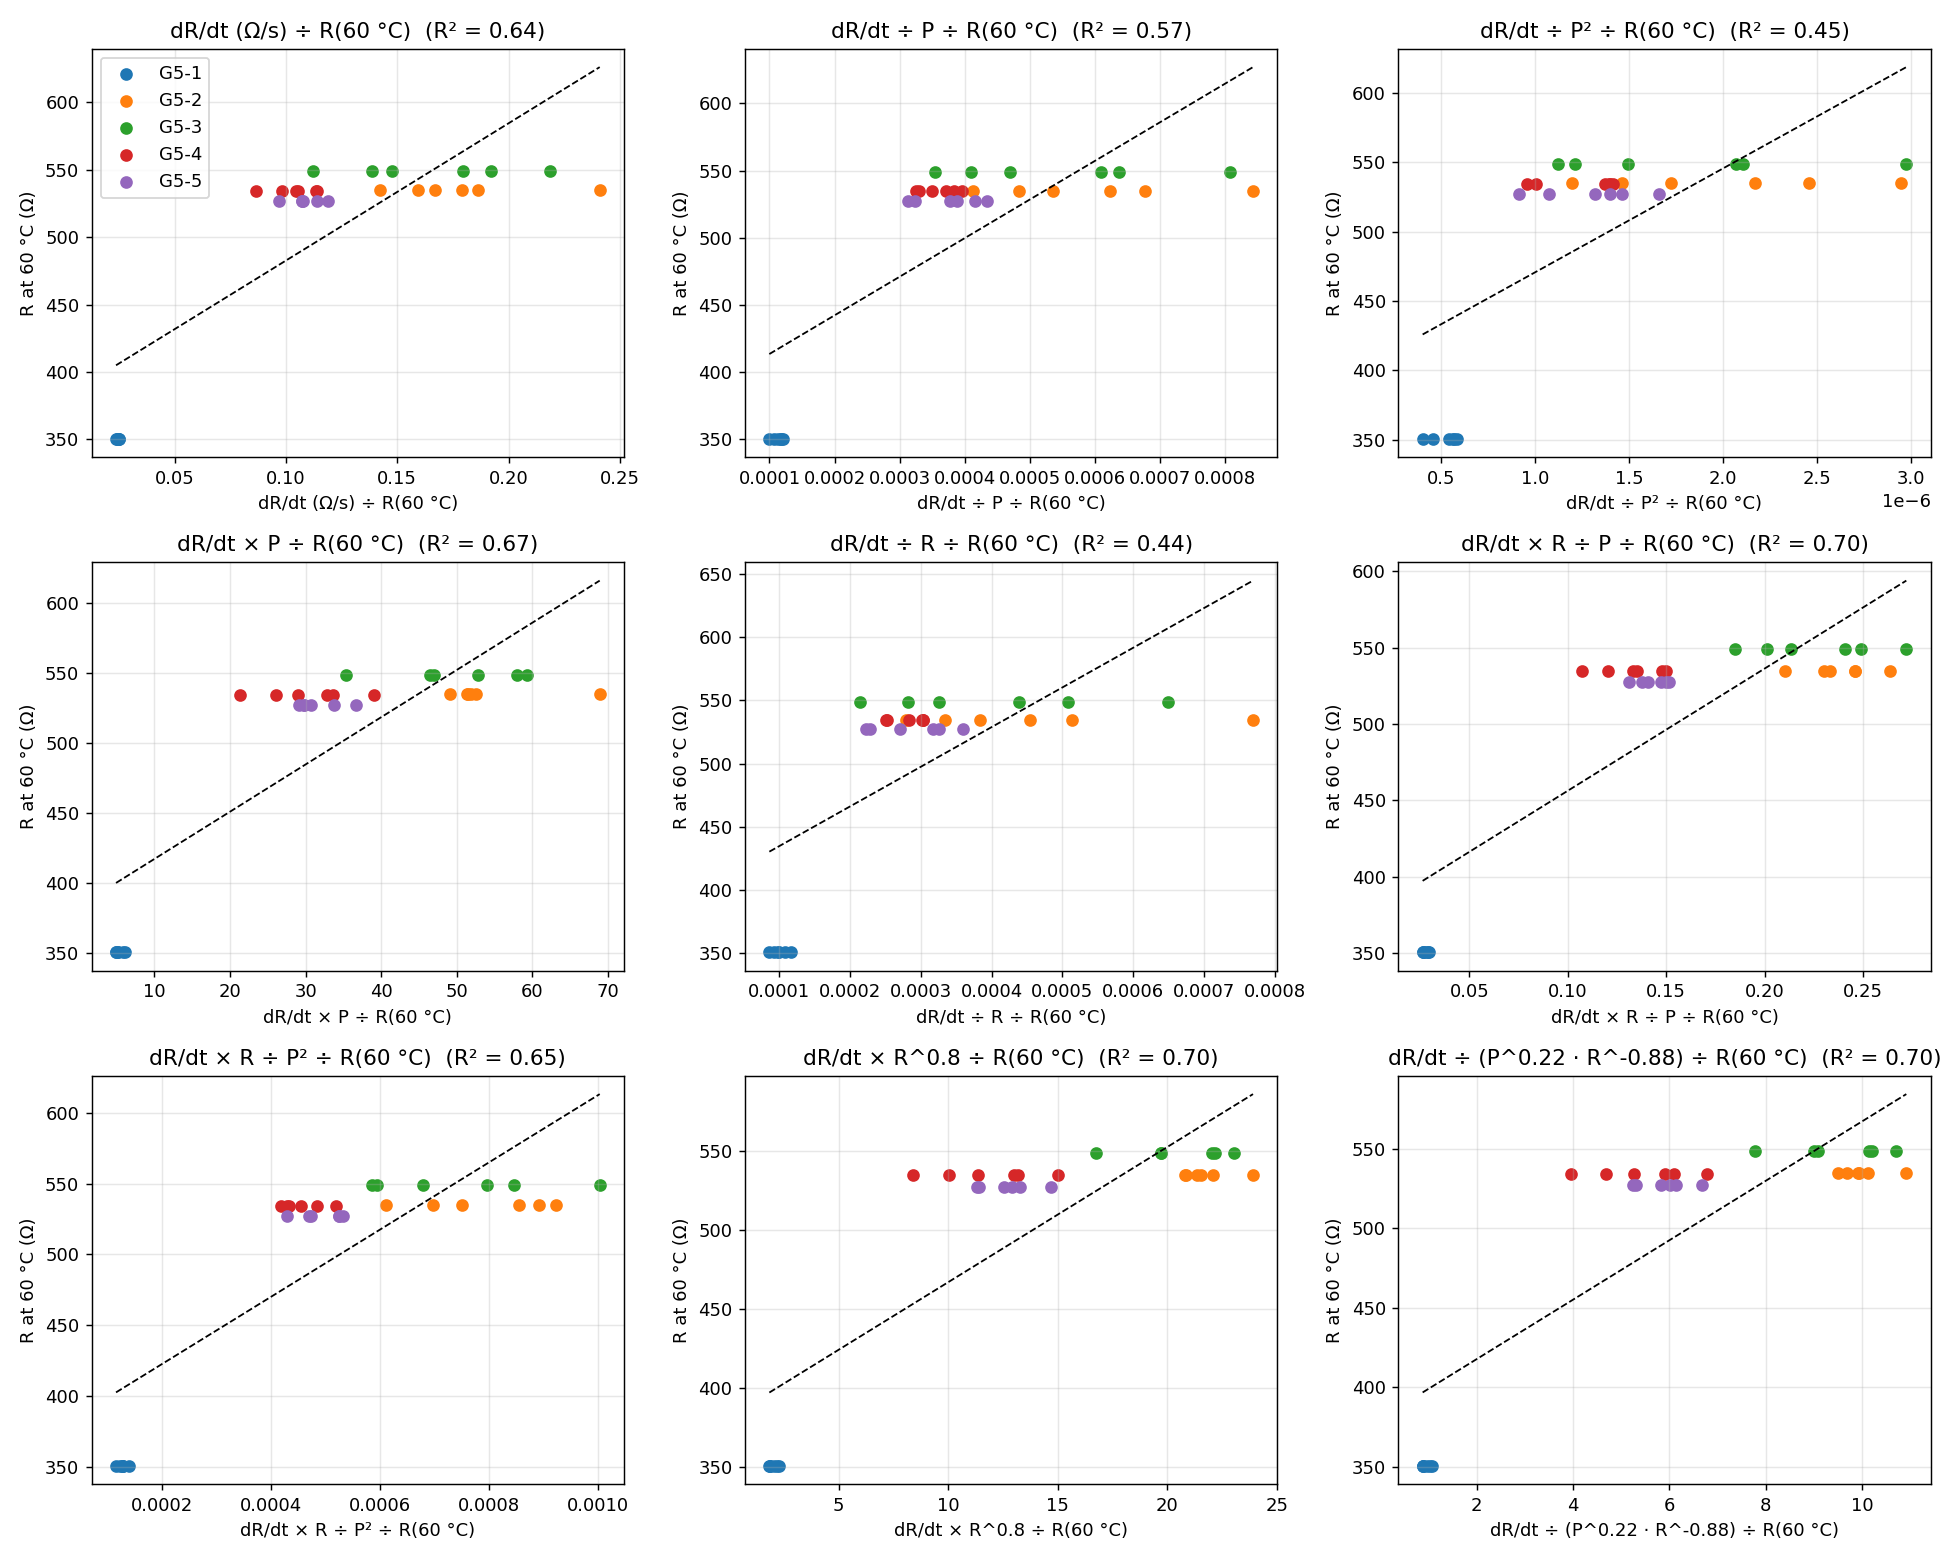

The script that saved this image:
"""Scatter: x = candidate ÷ R60 (dr_candidates_over_R60.csv), y = R at IR=60 C, with least-squares line over all points."""
import sys, numpy as np, pandas as pd, matplotlib
matplotlib.use("Agg")
import matplotlib.pyplot as plt
SUF = "_noG5-1" if "--no-g51" in sys.argv else ""  # --no-g51: exclude G5-1, suffix outputs

d = pd.read_csv(f"dr_candidates_over_R60{SUF}.csv")
cols = list(d.columns[9:-1])
fig, axs = plt.subplots(3, 3, figsize=(15, 12))
for ax, k in zip(axs.flat, cols):
    for i, (n, g) in enumerate(d.groupby("sample")):
        ax.scatter(g[k], g.R60_ohm, c=f"C{i + (1 if SUF else 0)}", label=n)
    m, b = np.polyfit(d[k], d.R60_ohm, 1)
    xs = np.array([d[k].min(), d[k].max()])
    ax.plot(xs, m * xs + b, "k--", lw=1)
    ax.set_title(f"{k} ÷ R(60 °C)  (R² = {d[k].corr(d.R60_ohm)**2:.2f})")
    ax.set_xlabel(f"{k} ÷ R(60 °C)"); ax.set_ylabel("R at 60 °C (Ω)"); ax.grid(alpha=.3)
axs[0, 0].legend(); fig.tight_layout(); fig.savefig(f"dr_scatter_over_R60{SUF}.png", dpi=130)
